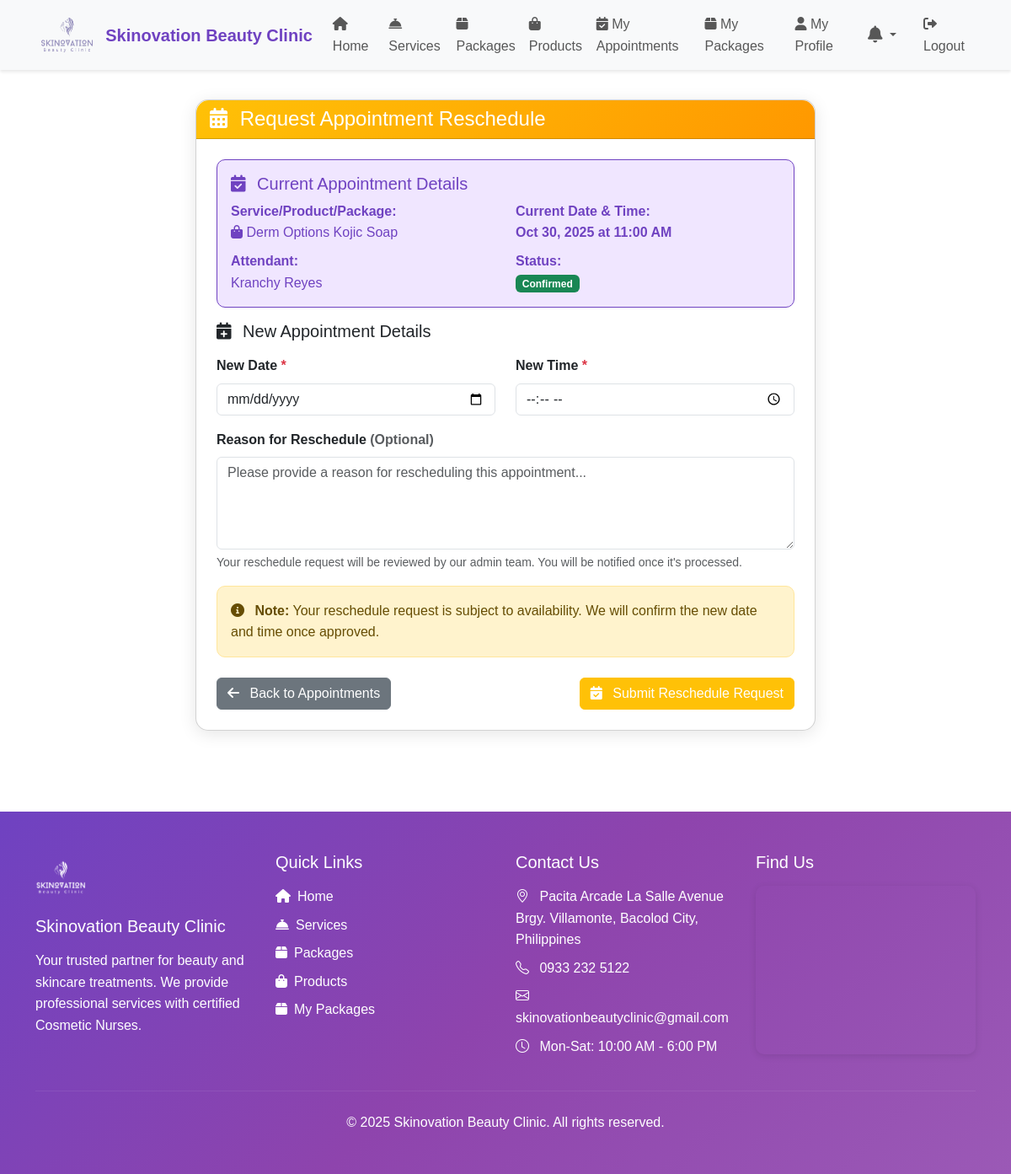
Screenshot of /appointments/request-reschedule/25/ (signed in) with the database file from the repository.
### appointments/models.py (models this page shows, shortened)
class Appointment(models.Model):
    STATUS_CHOICES = [
        ('pending', 'Pending'),
        ('confirmed', 'Confirmed'),
        ('completed', 'Completed'),
        ('cancelled', 'Cancelled'),
    ]
    appointment_date = models.DateField()
    appointment_time = models.TimeField()
    status = models.CharField(max_length=10, choices=STATUS_CHOICES, default='pending')
    created_at = models.DateTimeField(auto_now_add=True)
    updated_at = models.DateTimeField(auto_now=True)
    transaction_id = models.CharField(max_length=100, blank=True, null=True)
    patient = models.ForeignKey(settings.AUTH_USER_MODEL, on_delete=models.CASCADE, related_name='appointments')
    attendant = models.ForeignKey('accounts.Attendant', on_delete=models.CASCADE, related_name='appointments')
    service = models.ForeignKey('services.Service', on_delete=models.CASCADE, related_name='appointments', blank=True, null=True)
    product = models.ForeignKey('products.Product', on_delete=models.CASCADE, related_name='appointments', blank=True, null=True)
    package = models.ForeignKey('packages.Package', on_delete=models.CASCADE, related_name='appointments', blank=True, null=True)
    class Meta:
        db_table = 'appointments'
        ordering = ['-created_at']

### products/models.py (models this page shows, shortened)
class Product(models.Model):
    product_name = models.CharField(max_length=255)
    description = models.TextField(blank=True, null=True)
    price = models.DecimalField(max_digits=10, decimal_places=2)
    stock = models.IntegerField(default=0)
    product_image = models.ImageField(upload_to='products/', blank=True, null=True)
    created_at = models.DateTimeField(auto_now_add=True)
    updated_at = models.DateTimeField(auto_now=True)
    class Meta:
        db_table = 'products'
        ordering = ['product_name']

### accounts/models.py (models this page shows, shortened)
class Attendant(models.Model):
    first_name = models.CharField(max_length=100)
    last_name = models.CharField(max_length=100)
    shift_date = models.DateField()
    shift_time = models.TimeField()
    created_at = models.DateTimeField(auto_now_add=True)
    updated_at = models.DateTimeField(auto_now=True)
    class Meta:
        db_table = 'attendants'

### appointments/views.py (the view, shortened to what this page needs)
# urls.py: path('request-reschedule/<int:appointment_id>/', views.request_reschedule, name='request_reschedule'),
@login_required
def request_reschedule(request, appointment_id):
    appointment = get_object_or_404(Appointment, id=appointment_id, patient=request.user)
    context = {
        'appointment': appointment,
    }
    return render(request, 'appointments/request_reschedule.html', context)

### appointments/context_processors.py (called while the page is built)
def notification_count(request):
    if request.user.is_authenticated:
        if request.user.user_type == 'admin':
            count = Notification.objects.filter(patient__isnull=True).count()
        else:
            count = Notification.objects.filter(patient=request.user, is_read=False).count()
    else:
        count = 0
    return {
        'notification_count': count
    }

### templates/appointments/request_reschedule.html (shortened to what this page needs)
{% extends 'base.html' %}
{% load static %}
{% block content %}
<div class="container py-5">
    <div class="row justify-content-center">
        <div class="col-md-8">
            <div class="card" style="border-radius: 15px; box-shadow: 0 4px 20px rgba(0,0,0,0.1);">
                <div class="card-header text-white" style="background: linear-gradient(135deg, #ffc107 0%, #ff9800 100%); border-radius: 15px 15px 0 0;">
                    <h4 class="mb-0">
                        <i class="fas fa-calendar-alt me-2"></i> Request Appointment Reschedule
                    </h4>
                </div>
                <div class="card-body p-4">
                    <div class="alert alert-info" style="border-radius: 10px;">
                        <h5><i class="fas fa-calendar-check me-2"></i> Current Appointment Details</h5>
                        <div class="row">
                            <div class="col-md-6">
                                <strong>Service/Product/Package:</strong><br>
                                {% if appointment.service %}
                                    <i class="fas fa-spa"></i> {{ appointment.service.service_name }}
                                {% elif appointment.product %}
                                    <i class="fas fa-shopping-bag"></i> {{ appointment.product.product_name }}
                                {% elif appointment.package %}
                                    <i class="fas fa-gift"></i> {{ appointment.package.package_name }}
                                {% endif %}
                            </div>
                            <div class="col-md-6">
                                <strong>Current Date & Time:</strong><br>
                                <span class="text-primary fw-bold">{{ appointment.appointment_date|date:"M d, Y" }} at {{ appointment.appointment_time|time:"h:i A" }}</span>
                            </div>
                        </div>
                        <div class="row mt-2">
                            <div class="col-md-6">
                                <strong>Attendant:</strong><br>
                                {{ appointment.attendant.first_name }} {{ appointment.attendant.last_name }}
                            </div>
                            <div class="col-md-6">
                                <strong>Status:</strong><br>
                                <span class="badge bg-{% if appointment.status == 'confirmed' %}success{% else %}warning{% endif %}">
                                    {{ appointment.status|title }}
                                </span>
                            </div>
                        </div>
                    </div>
                    <form method="post">
                        <h5 class="mb-3"><i class="fas fa-calendar-plus me-2"></i> New Appointment Details</h5>
                        <div class="row mb-3">
                            <div class="col-md-6">
                                <label for="new_appointment_date" class="form-label">
                                    <strong>New Date <span class="text-danger">*</span></strong>
                                </label>
                                <input type="date" class="form-control" id="new_appointment_date" name="new_appointment_date"
                                       min="{% now 'Y-m-d' %}" required>
                            </div>
                            <div class="col-md-6">
                                <label for="new_appointment_time" class="form-label">
                                    <strong>New Time <span class="text-danger">*</span></strong>
                                </label>
                                <input type="time" class="form-control" id="new_appointment_time" name="new_appointment_time" required>
                            </div>
                        </div>
                        <div class="mb-3">
                            <label for="reason" class="form-label">
                                <strong>Reason for Reschedule <span class="text-muted">(Optional)</span></strong>
                            </label>
                            <textarea class="form-control" id="reason" name="reason" rows="4"
                                    placeholder="Please provide a reason for rescheduling this appointment..."></textarea>
                            <div class="form-text">
                                Your reschedule request will be reviewed by our admin team. You will be notified once it's processed.
                            </div>
                        </div>
                        <div class="alert alert-warning" style="border-radius: 10px;">
                            <i class="fas fa-info-circle me-2"></i>
                            <strong>Note:</strong> Your reschedule request is subject to availability. We will confirm the new date and time once approved.
                        </div>
                        <div class="d-flex justify-content-between mt-4">
                            <a href="{% url 'appointments:my_appointments' %}" class="btn btn-secondary">
                                <i class="fas fa-arrow-left me-2"></i> Back to Appointments
                            </a>
                            <button type="submit" class="btn btn-warning text-white">
                                <i class="fas fa-calendar-check me-2"></i> Submit Reschedule Request
                            </button>
                        </div>
                    </form>
                </div>
            </div>
        </div>
    </div>
</div>
{% endblock %}

### static/css/style.css (style rules this page uses)
:root { --primary-color: #6f42c1; --secondary-color: #bb8fce; --dark-color: #2c003e; --light-color: #f4ecf7; }
body { font-family: 'Poppins', sans-serif; color: #333; line-height: 1.6; padding-top: 70px; }
.alert-info { background-color: #f0e6ff; border-color: var(--primary-color); color: var(--primary-color); }
.text-primary { color: var(--primary-color) !important; }

### rows the page displays
Appointment: product.product_name "Derm Options Kojic Soap", appointment_date "Oct 30, 2025", appointment_time "11:00 AM", attendant.first_name "Kranchy", attendant.last_name "Reyes", status "Confirmed"
